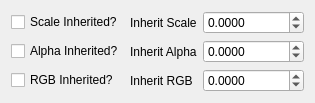
                 <widget class="QWidget" name="tab_8">
                  <attribute name="title">
                   <string>Inheritance</string>
                  </attribute>
                  <layout class="QGridLayout" name="gridLayout_22">
                   <item row="1" column="2">
                    <widget class="QDoubleSpinBox" name="childInheritAlpha">
                     <property name="sizePolicy">
                      <sizepolicy hsizetype="MinimumExpanding" vsizetype="Fixed">
                       <horstretch>0</horstretch>
                       <verstretch>0</verstretch>
                      </sizepolicy>
                     </property>
                     <property name="prefix">
                      <string/>
                     </property>
                     <property name="decimals">
                      <number>4</number>
                     </property>
                     <property name="minimum">
                      <double>-999999.999900000053458</double>
                     </property>
                     <property name="maximum">
                      <double>999999.999900000053458</double>
                     </property>
                    </widget>
                   </item>
                   <item row="0" column="2">
                    <widget class="QDoubleSpinBox" name="childInheritScale">
                     <property name="sizePolicy">
                      <sizepolicy hsizetype="MinimumExpanding" vsizetype="Fixed">
                       <horstretch>0</horstretch>
                       <verstretch>0</verstretch>
                      </sizepolicy>
                     </property>
                     <property name="prefix">
                      <string/>
                     </property>
                     <property name="decimals">
                      <number>4</number>
                     </property>
                     <property name="minimum">
                      <double>-999999.999900000053458</double>
                     </property>
                     <property name="maximum">
                      <double>999999.999900000053458</double>
                     </property>
                    </widget>
                   </item>
                   <item row="1" column="1">
                    <widget class="QLabel" name="label_58">
                     <property name="text">
                      <string>Inherit Alpha</string>
                     </property>
                    </widget>
                   </item>
                   <item row="0" column="1">
                    <widget class="QLabel" name="label_57">
                     <property name="text">
                      <string>Inherit Scale</string>
                     </property>
                    </widget>
                   </item>
                   <item row="1" column="0">
                    <widget class="QCheckBox" name="childAlphaInherited">
                     <property name="text">
                      <string>Alpha Inherited?</string>
                     </property>
                    </widget>
                   </item>
                   <item row="2" column="1">
                    <widget class="QLabel" name="label_59">
                     <property name="text">
                      <string>Inherit RGB</string>
                     </property>
                    </widget>
                   </item>
                   <item row="2" column="0">
                    <widget class="QCheckBox" name="childRGBInherited">
                     <property name="text">
                      <string>RGB Inherited?</string>
                     </property>
                    </widget>
                   </item>
                   <item row="0" column="0">
                    <widget class="QCheckBox" name="childScaleInherited">
                     <property name="text">
                      <string>Scale Inherited?</string>
                     </property>
                    </widget>
                   </item>
                   <item row="2" column="2">
                    <widget class="QDoubleSpinBox" name="childInheritRGB">
                     <property name="sizePolicy">
                      <sizepolicy hsizetype="MinimumExpanding" vsizetype="Fixed">
                       <horstretch>0</horstretch>
                       <verstretch>0</verstretch>
                      </sizepolicy>
                     </property>
                     <property name="prefix">
                      <string/>
                     </property>
                     <property name="decimals">
                      <number>4</number>
                     </property>
                     <property name="minimum">
                      <double>-999999.999900000053458</double>
                     </property>
                     <property name="maximum">
                      <double>999999.999900000053458</double>
                     </property>
                    </widget>
                   </item>
                  </layout>
                 </widget>
